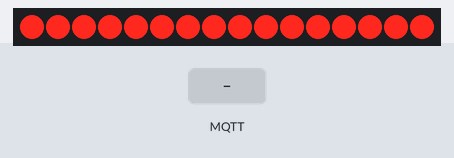
A sketch run on a simulated Arduino Uno, built with avr-gcc and run on an emulated ATmega328P. Shown: 16 shift-register outputs drawn as a row of LEDs (first output left, lit = HIGH). Wiring (inferred from the names in the program): 2 × shift register (74HC595): data pin 2; shift clock pin 3; latch pin 4. Wiring (inferred from the signals the program sends): row of LEDs: on Q0, Q1, Q2, Q3, Q4, Q5, Q6, Q7, Q8, Q9, Q10, Q11, Q12, Q13, Q14, Q15. The inputs (shaded band) are chosen by the test bench. No MQTT or app messages arrive unless stated; what the sketch prints to the serial monitor is not drawn.

Above: at 1.7 s.
1.8 s: MQTT message "1" arrives on the first subscribed topic
At 2.2 s:
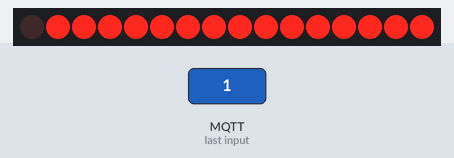
3.3 s: MQTT message "2" arrives on the first subscribed topic
At 4.5 s:
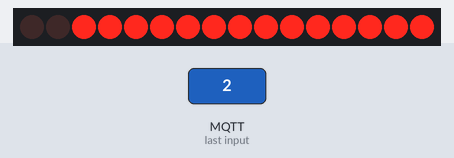
4.8 s: MQTT message "3" arrives on the first subscribed topic
At 5.7 s:
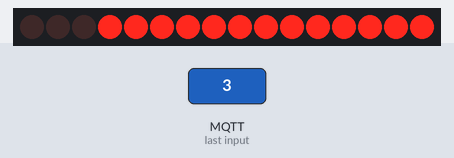
6.3 s: MQTT message "5" arrives on the first subscribed topic
At 6.9 s:
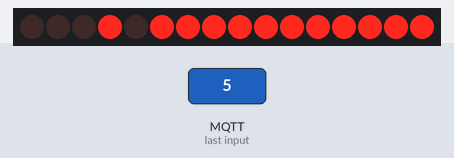
7.8 s: MQTT message "1" arrives on the first subscribed topic
At 9.0 s:
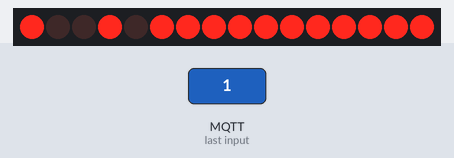
9.3 s: MQTT message "2" arrives on the first subscribed topic
At 10.3 s:
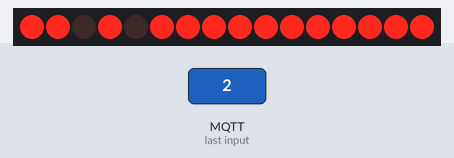
Timing chart, 0 to 11.8 s (numbered marks = the images above; inputs shaded):
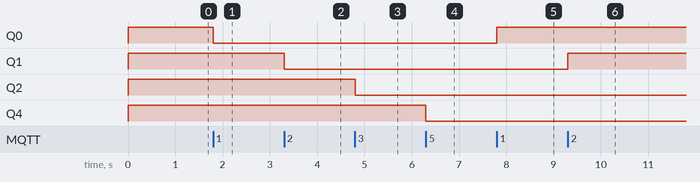

The sketch:

relaycontrol.ino
```cpp
#include <SPI.h>
#include <Ethernet.h>
#include <PubSubClient.h>

#define datapin 2
#define clockpin 3
#define latchpin 4
int current = 0;		// 00000000
const int relayValues[]={
  1,2,4,8,16,32,64,128,256,512,1024,2048,4096,8192,16384,32768};
int relayCheck[] = {
  0,0,0,0,0,0,0,0,0,0,0,0,0,0,0,0};
int changeVal = 0;
//char OnOrOff[] = {"off","on"};
//char DataResult[100]="Publishing data - relay "; //24
String OnOrOff;
String DataMash;
String DataResult;
byte mac[] = {
  0xDE, 0xC0, 0xDE, 0xC0, 0xFF, 0xEE };
byte mqttserver[] = {
  192, 168, 2, 7 };
byte ip[] = {
  192, 168, 2, 101 };

//char DataMash[30]="                             ";

EthernetClient ethClient;
PubSubClient clientr(mqttserver, 1883, callback);

/////////////////// calculateRelayVal ///////////////////
int calculateRelayVal(int newVal) {

  // if newVal==0 then return value as 11111111
  // newVal has relay we need to toggle
  // referenced in relayCheck as newVal-1
  int intRelayToWorkWith = relayValues[(newVal-1)];

  if(relayCheck[(newVal-1)]==0) {
    // relay is currently off, turn on
    changeVal = current | intRelayToWorkWith;
    relayCheck[(newVal-1)]=1;
  }
  else {
    // relay is currently on, turn off
    changeVal = current ^ intRelayToWorkWith;
    relayCheck[(newVal-1)]=0;
  }

  current = changeVal;
  return current;
}

/////////////////// doWork ///////////////////
void doWork(int val) {

  // as relays need a '0' to turn on and a '1' to turn off, need to NOT this value
  unsigned int realVal = ~val;

  uint8_t rVlow = realVal & 0xff;
  uint8_t rVhigh = (realVal >> 8);

  digitalWrite(latchpin,LOW);
  shiftOut(datapin,clockpin,MSBFIRST,rVhigh);
  shiftOut(datapin,clockpin,MSBFIRST,rVlow);
  digitalWrite(latchpin,HIGH);

}

char* statusCheck() {
  char ReturnVar[40];
  String strGetStatus="";
  for(int i=0;i<16;i++) {
    strGetStatus+=relayCheck[i];
  }
  strGetStatus.toCharArray(ReturnVar,40);
  return ReturnVar;
}

/////////////////// callback ///////////////////
static void callback(char* topic, byte* payload, unsigned int length) {
  char PublishData[40];
  char tina[4];
  String tp = (char*)payload;
  (tp.substring(0,length)).toCharArray(tina,4);
  unsigned int readVar = (unsigned int)atoi(tina);

  if(readVar<0 || (readVar>16 && (readVar!=999 && readVar != 998))) {
    // if input is outside of specification (greater than 16 and not 999 (status check) or less than zero then make -1
    // -1 is used in the switch below to indicate invalid input
    readVar=-1;
  }
  switch(readVar) {
  case 999:  // Status
    {
      /*
      String strGetStatus="S:";
       for(int i=0;i<16;i++){
       strGetStatus+=relayCheck[i];
       }
       strGetStatus.toCharArray(PublishData,24);
       //    clientr.publish("RelayControlReport",PublishData);
       clientr.publish("WebControl",PublishData);
       */
      clientr.publish("WebControl",statusCheck());
    }
    break;
  case 0:
  case 1:
  case 2:
  case 3:
  case 4:
  case 5:
  case 6:
  case 7:
  case 8:
  case 9:
  case 10:
  case 11:
  case 12:
  case 13:
  case 14:
  case 15:
  case 16:
    {
      if(readVar>=0 && readVar<=16) {
        int registerValue=0;
        if(readVar > 0) {
          registerValue = calculateRelayVal(readVar);
        }
        else {
          current=0;
          for(int i=0;i<16;i++){
            relayCheck[i]=0;
          }
        }
        doWork(registerValue);

        /*
        if(relayCheck[(readVar-1)]==1){
         OnOrOff=" on";
         }
         else {
         OnOrOff=" off";
         }

         if(readVar!=0){
         DataMash="Relay: ";
         DataResult = DataMash + readVar + OnOrOff;
         DataResult.toCharArray(PublishData,24);
         }
         else {
         DataResult="All relays off";
         DataResult.toCharArray(PublishData,24);
         }
         clientr.publish("WebControl",PublishData);
         */
        clientr.publish("WebControl",statusCheck());
      }
    }
    break;
  case 998:  // All On
    {
      for(int i=0;i<16;i++) {
        relayCheck[i]=1;
      }
      doWork(-1);
    }
    clientr.publish("WebControl",statusCheck());
    break;
  default:
    break;
  }
}

/////////////////// setup ///////////////////
void setup()
{
  pinMode(datapin,OUTPUT);
  pinMode(clockpin,OUTPUT);
  pinMode(latchpin,OUTPUT);

  digitalWrite(latchpin,LOW);
  shiftOut(datapin,clockpin,MSBFIRST,-1);
  shiftOut(datapin,clockpin,MSBFIRST,-1);
  digitalWrite(latchpin,HIGH);

  delay(500);
  Serial.begin(9600);
  Serial.println(F("Scouris - MQTT Control, booting up."));
  Ethernet.begin(mac,ip);

  // below is for when running with DHCP
  for (byte thisByte = 0; thisByte < 4; thisByte++) {
    // print the value of each byte of the IP address:
    Serial.print(Ethernet.localIP()[thisByte], DEC);
    Serial.print(F("."));
  }
  Serial.println("");

  if(clientr.connect("arduinoClient")) {
    clientr.publish("checkInTopic","Relay Controller Online");
    //    clientr.publish("RelayControlReport","Relay Controller Online");
    clientr.publish("WebControl","Controller Online");
    clientr.subscribe("RelayControl");
  }
}

/////////////////// loop ///////////////////
void loop()
{
  clientr.loop();
}
```

Measured:
- after the input at 1.8 s, Q0: HIGH → LOW at once
- after the input at 3.3 s, Q1: HIGH → LOW at once
- after the input at 4.8 s, Q2: HIGH → LOW at once
- after the input at 6.3 s, Q4: HIGH → LOW at once
- after the input at 7.8 s, Q0: LOW → HIGH at once
- after the input at 9.3 s, Q1: LOW → HIGH at once
